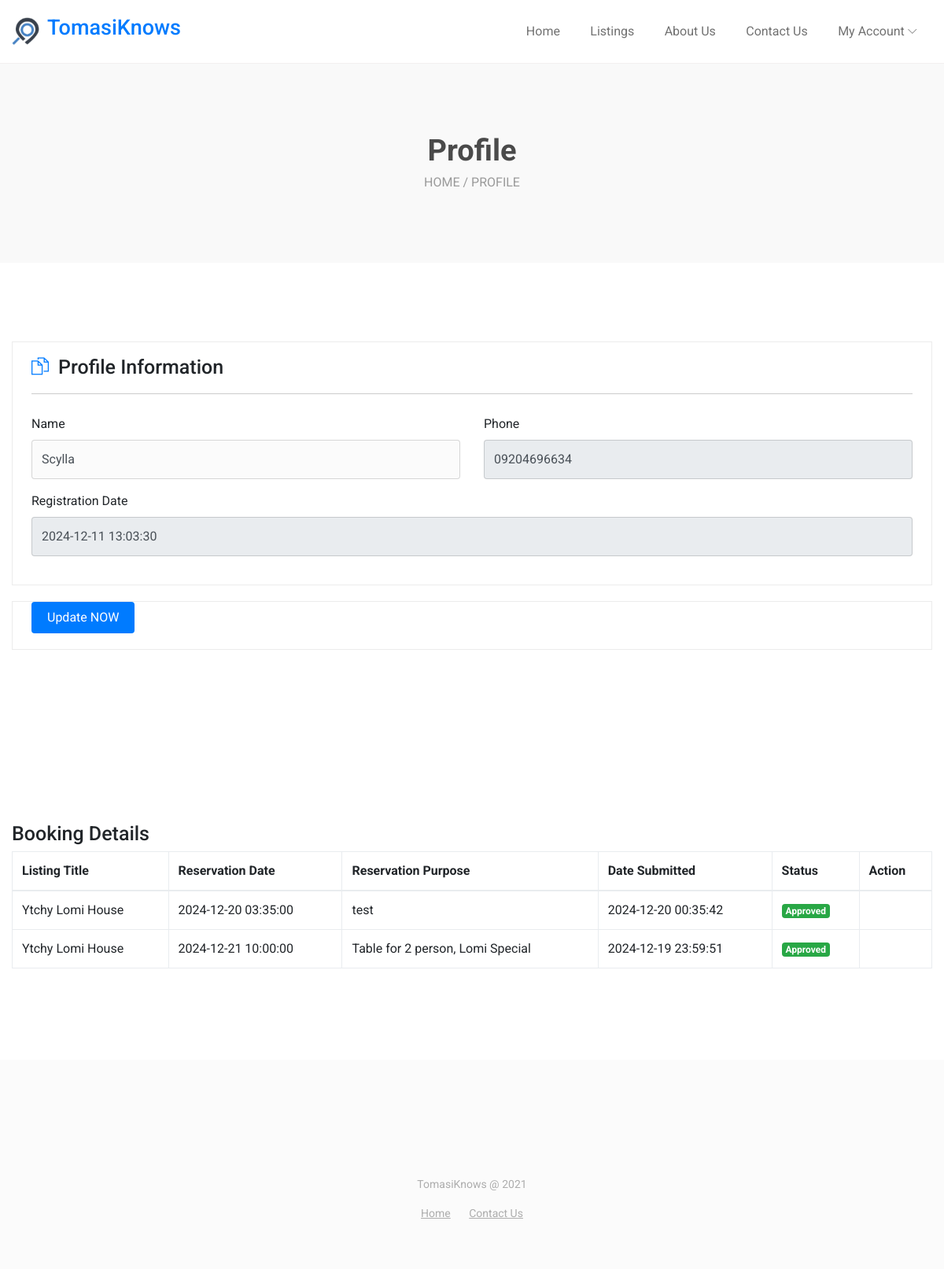
Page /profile.php (signed in) on the committed database.
### tables this page shows
CREATE TABLE `tbluser` (
  `ID` int(10) NOT NULL AUTO_INCREMENT,
  `FullName` varchar(200) DEFAULT NULL,
  `MobileNumber` varchar(15) DEFAULT NULL,
  `Password` varchar(200) DEFAULT NULL,
  `RegDate` timestamp NOT NULL DEFAULT current_timestamp(),
  `isDeleted` int(11) DEFAULT 0,
  PRIMARY KEY (`ID`)
);

CREATE TABLE `tbl_reservations` (
  `id` int(11) NOT NULL AUTO_INCREMENT,
  `user_id` int(11) NOT NULL,
  `mobile_no` varchar(15) DEFAULT NULL,
  `listing_id` int(11) NOT NULL,
  `reservation_date` date NOT NULL,
  `reservation_time` time NOT NULL,
  `reservation_purpose` text NOT NULL,
  `date_submitted` datetime DEFAULT current_timestamp(),
  `reservation_status` int(11) DEFAULT 0 COMMENT '0 = pending , 1 = approved, 2 = rejected, 3 = cancelled',
  `action_by` int(11) DEFAULT NULL,
  `action_date` datetime DEFAULT NULL,
  PRIMARY KEY (`id`),
  UNIQUE KEY `user_id` (`user_id`,`reservation_date`,`reservation_time`)
);

CREATE TABLE `tbllisting` (
  `ID` int(10) NOT NULL AUTO_INCREMENT,
  `UserID` int(10) DEFAULT NULL,
  `ListingTitle` varchar(200) DEFAULT NULL,
  `Keyword` varchar(200) DEFAULT NULL,
  `Category` int(10) DEFAULT NULL,
  `Website` varchar(200) DEFAULT NULL,
  `Address` mediumtext DEFAULT NULL,
  `Address_location` text DEFAULT NULL,
  `TemporaryAddress` mediumtext DEFAULT NULL,
  `City` varchar(200) DEFAULT NULL,
  `State` varchar(200) DEFAULT NULL,
  `Country` varchar(200) DEFAULT NULL,
  `Zipcode` int(10) DEFAULT NULL,
  `OwnerName` varchar(200) DEFAULT NULL,
  `Email` varchar(200) DEFAULT NULL,
  `Phone` varchar(20) DEFAULT NULL,
  `CompanyWebsite` varchar(200) DEFAULT NULL,
  `OwnerDesignation` varchar(200) DEFAULT NULL,
  `Company` varchar(200) DEFAULT NULL,
  `FacebookLink` varchar(200) DEFAULT NULL,
  `TweeterLink` varchar(200) DEFAULT NULL,
  `Googlepluslink` varchar(200) DEFAULT NULL,
  `Linkedinlink` varchar(200) DEFAULT NULL,
  `Description` longtext DEFAULT NULL,
  `Logo` text DEFAULT NULL,
  `ListingDate` timestamp NOT NULL DEFAULT current_timestamp() ON UPDATE current_timestamp(),
  `n_name_of_business` varchar(60) DEFAULT NULL,
  `n_name_of_business_owner` varchar(60) DEFAULT NULL,
  `n_name_of_business_address` text DEFAULT NULL,
  `n_line_of_business` varchar(60) DEFAULT NULL,
  `n_email` varchar(50) DEFAULT NULL,
  `n_phone_number` varchar(25) DEFAULT NULL,
  `isDeleted` int(11) DEFAULT 0,
  `longitude` varchar(60) DEFAULT NULL,
  `latitude` varchar(60) DEFAULT NULL,
  PRIMARY KEY (`ID`),
  KEY `userid` (`UserID`),
  KEY `catid` (`Category`),
  CONSTRAINT `catid` FOREIGN KEY (`Category`) REFERENCES `tblcategory` (`ID`) ON DELETE NO ACTION ON UPDATE NO ACTION,
  CONSTRAINT `tbllisting_ibfk_1` FOREIGN KEY (`UserID`) REFERENCES `tbladmin` (`ID`)
);

### profile.php (the view, shortened to what this page needs)
<?php
if (strlen($_SESSION['lssemsuid'] == 0)) {
    header('location:logout.php');
} else {
?>
<!DOCTYPE html>
<html lang="en">
<head>
    <link rel="stylesheet" href="css/bootstrap.min.css">
    <link rel="stylesheet" href="css/themify-icons.css">
    <link rel="stylesheet" href="css/font-awesome.min.css">
    <link href="css/set1.css" rel="stylesheet">
    <link rel="stylesheet" href="css/style.css">
</head>
<body>
    <?php include_once('includes/header.php'); ?>
    <section class="subpage-bg">
        <div class="container-fluid">
            <div class="row justify-content-center">
                <div class="col-md-10">
                    <div class="titile-block title-block_subpage">
                        <h2>Profile</h2>
                        <p> <a href="index.php"> Home</a> / Profile</p>
                    </div>
                </div>
            </div>
        </div>
    </section>
    <section class="main-block">
        <div class="container-fluid">
            <div class="row justify-content-center">
                <div class="col-md-12">
                    <div class="row">
                        <div class="col-md-12">
                            <form method="post">
                                <?php
                                $uid = $_SESSION['lssemsuid'];
                                $sql = "SELECT * FROM tbluser WHERE ID=:uid";
                                $query = $dbh->prepare($sql);
                                $query->bindParam(':uid', $uid, PDO::PARAM_STR);
                                $query->execute();
                                $results = $query->fetchAll(PDO::FETCH_OBJ);
                                if ($query->rowCount() > 0) {
                                    foreach ($results as $row) { ?>
                                        <div class="payment-wrap">
                                            <div class="row">
                                                <div class="col-md-12">
                                                    <div class="payment-title">
                                                        <span class="ti-files text-primary"></span>
                                                        <h4>Profile Information</h4>
                                                    </div>
                                                </div>
                                            </div>
                                            <div class="row">
                                                <div class="col-md-6">
                                                    <div class="form-group">
                                                        <label>Name</label>
                                                        <input type="text" class="form-control add-listing_form" value="<?php echo $row->FullName; ?>" name="fname" required="true">
                                                    </div>
                                                </div>
                                                <div class="col-md-6">
                                                    <div class="form-group">
                                                        <label>Phone</label>
                                                        <input type="text" class="form-control add-listing_form" value="<?php echo $row->MobileNumber; ?>" name="mobno" readonly="true" maxlength="10" pattern="[0-9]+">
                                                    </div>
                                                </div>
                                            </div>
                                            <div class="row">
                                                <div class="col-md-12">
                                                    <div class="form-group">
                                                        <label>Registration Date</label>
                                                        <input type="text" class="form-control add-listing_form" value="<?php echo $row->RegDate; ?>" readonly="true">
                                                    </div>
                                                </div>
                                            </div>
                                        </div>
                                <?php }
                                } ?>
                                <div class="payment-wrap">
                                    <div class="row">
                                        <div class="col-md-12">
                                            <div id="accordion" class="payment-method-collapse">
                                                <button type="submit" class="btn btn-primary" name="submit" style="background-color: #007bff; color: white; border: none; padding: 10px 20px; font-size: 16px; border-radius: 4px;">Update NOW</button>
                                            </div>
                                        </div>
                                    </div>
                                </div>
                            </form>
                        </div>
                    </div>
                </div>
            </div>
        </div>
    </section>
    <section class="main-block">
        <div class="container-fluid">
            <div class="row justify-content-center">
                    <div class="col-md-12">
                        <h4>Booking Details</h4>
                        <table class="table table-bordered">
                            <thead>
                                <tr>
                                    <th>Listing Title</th>
                                    <th>Reservation Date</th>
                                    <th>Reservation Purpose</th>
                                    <th>Date Submitted</th>
                                    <th>Status</th>
                                    <th>Action</th>
                                </tr>
                            </thead>
                            <tbody>
                                <?php
                                $uid = $_SESSION['lssemsuid'];
                                $sql = "SELECT
                                            a.id,
                                            a.user_id,
                                            b.ListingTitle,
                                            CONCAT(a.reservation_date, ' ', a.reservation_time) AS reservationdate,
                                            a.reservation_purpose,
                                            a.date_submitted,
                                            a.reservation_status
                                        FROM
                                            tbl_reservations a
                                        LEFT JOIN
                                            tbllisting b ON b.ID = a.listing_id
                                        WHERE a.user_id = :uid
                                        ORDER BY a.id DESC
                                        ";
                                $query = $dbh->prepare($sql);
                                $query->bindParam(':uid', $uid, PDO::PARAM_STR);
                                $query->execute();
                                $results = $query->fetchAll(PDO::FETCH_OBJ);
                                if ($query->rowCount() > 0) {
                                    foreach ($results as $row) {
                                        echo '<tr>';
                                        echo '<td>' . htmlentities($row->ListingTitle) . '</td>';
                                        echo '<td>' . htmlentities($row->reservationdate) . '</td>';
                                        echo '<td>' . htmlentities($row->reservation_purpose) . '</td>';
                                        echo '<td>' . htmlentities($row->date_submitted) . '</td>';
                                        $statusBadge = '';
                                        switch ($row->reservation_status) {
                                            case 1:
                                                $statusBadge = '<span class="badge badge-success">Approved</span>';
                                                break;
                                        }
                                        echo '<td>' . $statusBadge . '</td>';
                                        $cancelButton = '';
                                        echo '<td>' . $cancelButton . '</td>';
                                        echo '</tr>';
                                    }
                                } else {
                                    echo '<tr><td colspan="7">No records found</td></tr>';
                                }
                                ?>
                            </tbody>
                        </table>
            </div>
        </div>
    </section>
    <?php include_once('includes/footer.php'); ?>
</body>
</html>
<?php } ?>

### css/style.css (style rules this page uses)
body { font-family: 'Roboto', sans-serif; }
h2 { font-size: 38px; font-weight: 700; color: #484848; }
h4 { font-size: 25px; }
.main-block { padding: 100px 0; }
.container-fluid { max-width: 1500px; }
.titile-block { text-align: center; margin: 0 0 40px; }
.titile-block p { font-family: 'Roboto', sans-serif; font-size: 20px; color: #989898; margin: 0; }
.subpage-bg { background: #f9f9f9; background-size: cover; }
.title-block_subpage { margin: 0; padding: 90px 0; }
.title-block_subpage h2 { color: #4a4a4a; }
.title-block_subpage p { color: #9a9a9a; text-transform: uppercase; font-size: 16px; }
.title-block_subpage p a { color: #9a9a9a; text-transform: uppercase; }
.form-control { padding: 14px 12px; background: #fbfbfb; }
*, *:before, *:after { -webkit-box-sizing: border-box; box-sizing: border-box; }
.btn-primary { background: #ff6b6b; border-color: #ff6b6b; border-radius: 3px; padding: 10px 20px; cursor: pointer; }
.payment-wrap { border: 1px solid #ececec; padding: 0 24px 20px; margin: 0 0 20px; }
.payment-title { border-bottom: 1px solid #ccc; padding: 18px 0; margin: 0 0 26px; }
.payment-title span { display: inline-block; color: #ff6b6b; font-size: 22px; margin: 0 8px 0 0; }
.payment-title h4 { display: inline-block; margin: 0; }

### rows in the picture
tbluser: fname "Scylla", mobno "09204696634", RegDate "2024-12-11 13:03:30"
tbl_reservations: listing.ListingTitle "Ytchy Lomi House", reservationdate "2024-12-20 03:35:00", reservation_purpose "test", date_submitted "2024-12-20 00:35:42", reservation_status "Approved"
tbl_reservations: listing.ListingTitle "Ytchy Lomi House", reservationdate "2024-12-21 10:00:00", reservation_purpose "Table for 2 person, Lomi Special", date_submitted "2024-12-19 23:59:51", reservation_status "Approved"
